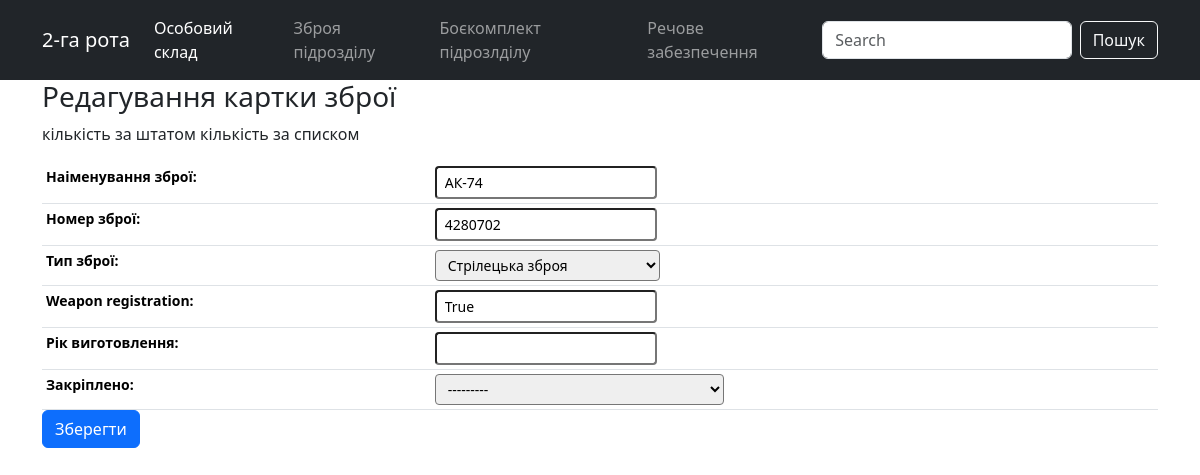
Page /index/weapons/detaile/133 on the committed database.
### evening/models.py (models this page shows, shortened)
class Weapons(models.Model):
    weapon_name = models.CharField(
        max_length=50, verbose_name='Наіменування зброї')
    weapon_number = models.CharField(
        max_length=50, unique=True, verbose_name='Номер зброї')
    weapon_type = models.ForeignKey(
        'WeaponsTypes', on_delete=models.PROTECT, verbose_name='Тип зброї', default=1)
    weapon_registration = models.BooleanField(default=True)
    year_manufacture = models.DateField(
        blank=True, null=True, default='2000-01-01', verbose_name='Рік виготовлення')
    soldier_ref = models.ForeignKey(
        'Soldiers', on_delete=models.SET_NULL, blank=True, null=True, verbose_name='Закріплено')
    class Meta:
        verbose_name = 'Зброя підрозділу'
        verbose_name_plural = 'Зброя підрозділу'
        ordering = ['weapon_type', 'weapon_name']

### evening/views.py (the view)
# urls.py: path('weapons/detaile/<pk>', WeaponsDetaile.as_view(), name='weapons_detaile'),
class WeaponsDetaile(UpdateView):
    model = Weapons
    template_name = 'evening/weapons_update.html'
    form_class = WeaponsUpdateForm
    def get_form_kwargs(self):
        kwargs = super().get_form_kwargs()
        kwargs['instance'] = self.get_object()
        return kwargs

### evening/forms.py
class WeaponsUpdateForm (forms.ModelForm):
    class Meta:
        model = Weapons
        fields = (
            'weapon_name', 'weapon_number', 'weapon_type', 'weapon_registration', 'year_manufacture', 'soldier_ref'
        )
        widgets = {
            'weapon_name': forms.TextInput(attrs={'class': "form-control-sm"}),
            'weapon_number': forms.TextInput(attrs={'class': "form-control-sm"}),
            'weapon_type': forms.Select(attrs={'class': "form-control-sm"}),
            'weapon_registration': forms.TextInput(attrs={'class': "form-control-sm"}),
            'year_manufacture': forms.TextInput(attrs={'class': "form-control-sm"}),
            'soldier_ref': forms.Select(attrs={'class': "form-control-sm"}),
        }

### evening/models.py (called while the page is built)
    def __str__(self):
        return f'{self.surname}  {self.name}  {self.fathers_name}'

    def __str__(self):
        return self.w_type

### evening/templates/evening/weapons_update.html
{% extends 'evening/base_generic.html' %}
{% block content %}
<head> </head>
<div class="container">
  <h3>Редагування картки зброї</h3>
  <p>кількість за штатом {{soldiers_list.count}} кількість за списком {{cont}}</p>
  <form class="form-group" class="form_control">
    <table class="table table-sm">
      {{form.as_table}}
    </table>
    <button type="submit" class="btn btn-primary">Зберегти</button>
  </form>
</div>
{% endblock %}

### evening/static/css/styles.css (style rules this page uses)
.table { width: 100%; font-size: 14px; margin: 0; padding: 0; }

### rows in the picture
Weapons: weapon_name "АК-74", weapon_number "4280702", weapon_type "Стрілецька зброя", weapon_registration "True", soldier_ref "---------"
